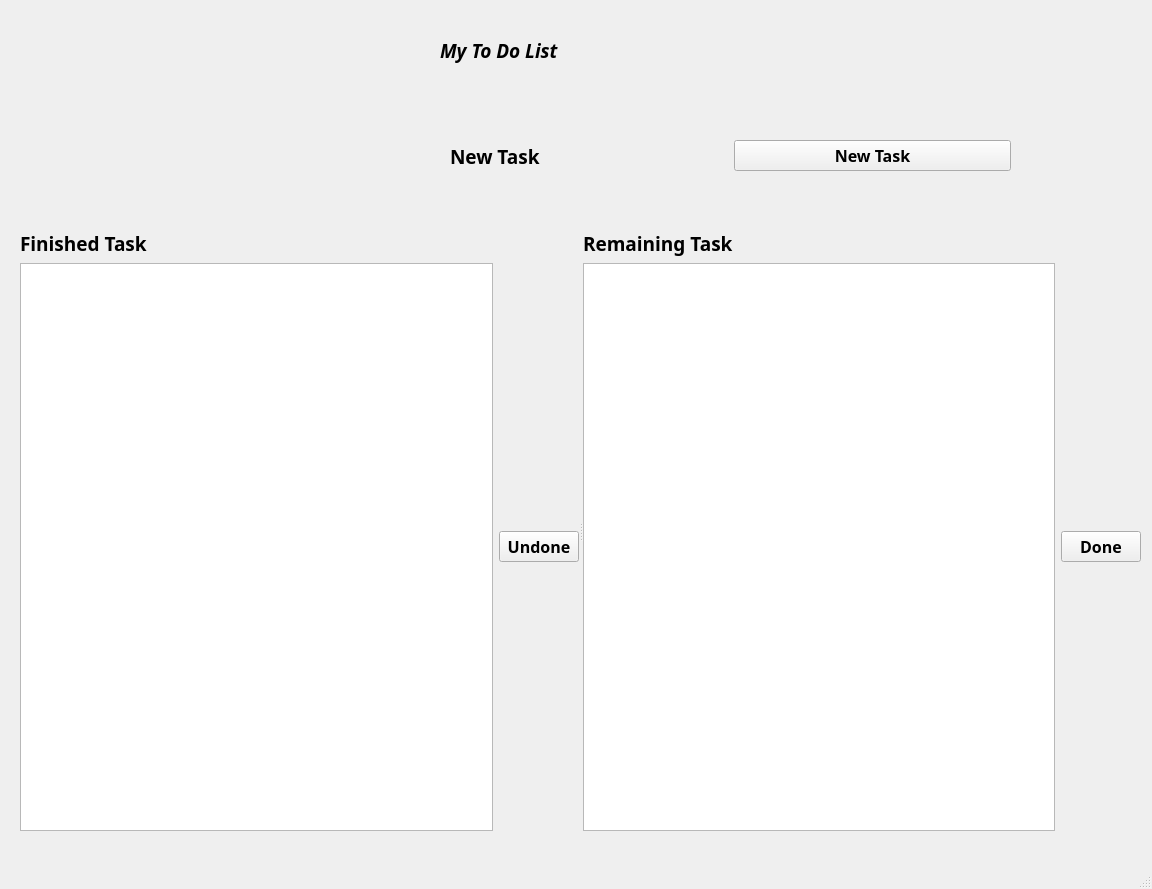
<?xml version="1.0" encoding="UTF-8"?>
<ui version="4.0">
 <class>MainWindow</class>
 <widget class="QMainWindow" name="MainWindow">
  <property name="geometry">
   <rect>
    <x>0</x>
    <y>0</y>
    <width>1152</width>
    <height>889</height>
   </rect>
  </property>
  <property name="windowTitle">
   <string>MainWindow</string>
  </property>
  <widget class="QWidget" name="centralwidget">
   <widget class="QLabel" name="main_label">
    <property name="geometry">
     <rect>
      <x>440</x>
      <y>10</y>
      <width>211</width>
      <height>81</height>
     </rect>
    </property>
    <property name="font">
     <font>
      <family>Mongolian Baiti</family>
      <pointsize>14</pointsize>
      <weight>75</weight>
      <italic>true</italic>
      <bold>true</bold>
     </font>
    </property>
    <property name="text">
     <string>My To Do List</string>
    </property>
   </widget>
   <widget class="QSplitter" name="splitter">
    <property name="geometry">
     <rect>
      <x>20</x>
      <y>230</y>
      <width>1121</width>
      <height>601</height>
     </rect>
    </property>
    <property name="orientation">
     <enum>Qt::Horizontal</enum>
    </property>
    <widget class="QWidget" name="">
     <layout class="QVBoxLayout" name="verticalLayout">
      <item>
       <widget class="QLabel" name="finished_task_label">
        <property name="font">
         <font>
          <family>Mongolian Baiti</family>
          <pointsize>14</pointsize>
          <weight>75</weight>
          <bold>true</bold>
         </font>
        </property>
        <property name="text">
         <string>Finished Task</string>
        </property>
       </widget>
      </item>
      <item>
       <layout class="QHBoxLayout" name="horizontalLayout">
        <item>
         <widget class="QListView" name="finished_list"/>
        </item>
        <item>
         <widget class="QPushButton" name="Undone">
          <property name="font">
           <font>
            <family>Mongolian Baiti</family>
            <pointsize>12</pointsize>
            <weight>75</weight>
            <bold>true</bold>
           </font>
          </property>
          <property name="text">
           <string>Undone</string>
          </property>
         </widget>
        </item>
       </layout>
      </item>
     </layout>
    </widget>
    <widget class="QWidget" name="">
     <layout class="QVBoxLayout" name="verticalLayout_2">
      <item>
       <widget class="QLabel" name="remaining_task_label">
        <property name="font">
         <font>
          <family>Mongolian Baiti</family>
          <pointsize>14</pointsize>
          <weight>75</weight>
          <bold>true</bold>
         </font>
        </property>
        <property name="text">
         <string>Remaining Task</string>
        </property>
       </widget>
      </item>
      <item>
       <layout class="QHBoxLayout" name="horizontalLayout_2">
        <item>
         <widget class="QListView" name="remaining_list"/>
        </item>
        <item>
         <widget class="QPushButton" name="done">
          <property name="font">
           <font>
            <family>Mongolian Baiti</family>
            <pointsize>12</pointsize>
            <weight>75</weight>
            <bold>true</bold>
           </font>
          </property>
          <property name="text">
           <string>Done</string>
          </property>
         </widget>
        </item>
       </layout>
      </item>
     </layout>
    </widget>
   </widget>
   <widget class="QWidget" name="">
    <property name="geometry">
     <rect>
      <x>450</x>
      <y>140</y>
      <width>561</width>
      <height>32</height>
     </rect>
    </property>
    <layout class="QHBoxLayout" name="horizontalLayout_3">
     <item>
      <widget class="QLabel" name="new_task_label">
       <property name="font">
        <font>
         <family>Mongolian Baiti</family>
         <pointsize>14</pointsize>
         <weight>75</weight>
         <bold>true</bold>
        </font>
       </property>
       <property name="text">
        <string>New Task</string>
       </property>
      </widget>
     </item>
     <item>
      <widget class="QPushButton" name="new_task_btn">
       <property name="font">
        <font>
         <family>Mongolian Baiti</family>
         <pointsize>12</pointsize>
         <weight>75</weight>
         <bold>true</bold>
        </font>
       </property>
       <property name="text">
        <string>New Task</string>
       </property>
      </widget>
     </item>
    </layout>
   </widget>
  </widget>
  <widget class="QMenuBar" name="menubar">
   <property name="geometry">
    <rect>
     <x>0</x>
     <y>0</y>
     <width>1152</width>
     <height>26</height>
    </rect>
   </property>
  </widget>
  <widget class="QStatusBar" name="statusbar"/>
 </widget>
 <resources/>
 <connections/>
</ui>
